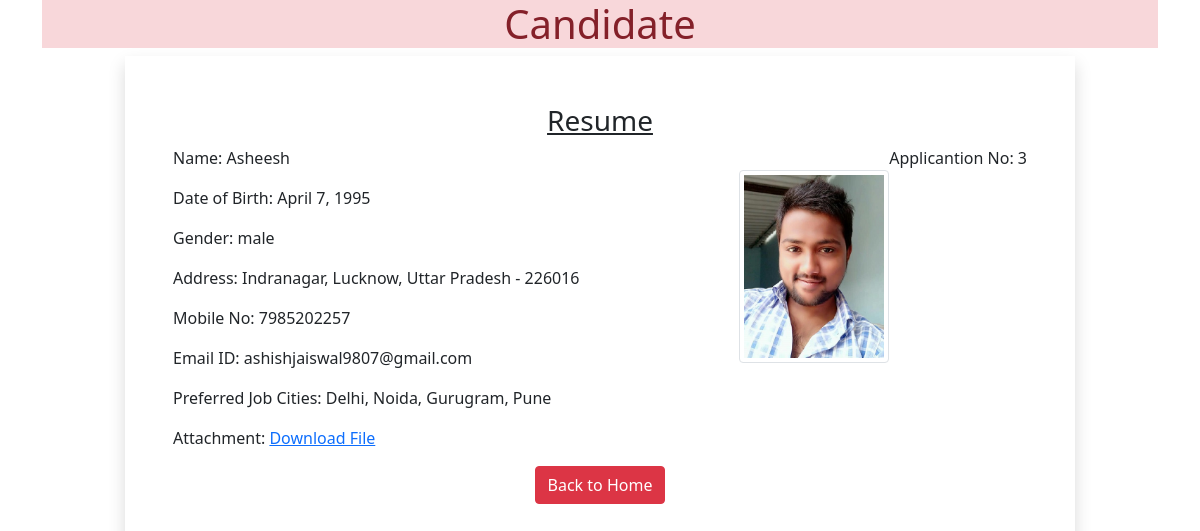
/candidate/3/, run on the app's committed database.
### mainApp/models.py (models this page shows, shortened)
class Resume(models.Model):
    name=models.CharField(max_length=100)
    dob=models.DateField(auto_now=False,auto_now_add=False)
    gender=models.CharField(max_length=100)
    locality=models.CharField(max_length=100)
    city=models.CharField(max_length=100)
    pin=models.PositiveIntegerField()
    state=models.CharField(choices=STATE_CHOICE ,max_length=100)
    mobile=models.PositiveIntegerField()
    email=models.EmailField()
    job_city=models.CharField(max_length=100)
    profile_image=models.ImageField(upload_to='profileimg',blank='True')
    my_file=models.FileField(upload_to='doc', blank=True)

### mainApp/views.py (the view)
# urls.py: path('candidate/<int:pk>/', views.CandidateView.as_view(),name='candidate')
class CandidateView(View):
    def get(self, request, pk):
        candidate = Resume.objects.get(pk=pk)
        return render(request, 'candidate.html',{'candidate':candidate})

### mainApp/templatetags/myfilter.py (called while the page is built)
@register.filter(name='remove_special')
def remove_chars(value, arg):
 for character in arg:
  value = value.replace(character, "")
 return value

### mainApp/templates/candidate.html (shortened to what this page needs)
<!DOCTYPE html>
{% load myfilter %}
<html lang="en">
<head>
    <link href="https://cdn.jsdelivr.net/npm/bootstrap@5.0.0-beta2/dist/css/bootstrap.min.css" rel="stylesheet"
>
    <link rel="stylesheet" href="//code.jquery.com/ui/1.12.1/themes/base/jquery-ui.css">
</head>
<body>
   <div class="container">
       <h1 class="alert-danger text-center">Candidate</h1>
       <div class="row">
           <div class="col-sm-10 shadow p-5 offset-sm-1">
               <h3 class="text-center"><u>Resume</u></h3>
               <p class="float-end">Applicantion No: {{candidate.id}}</p>
               <img src="{{candidate.profile_image.url}}" alt="" class="img-fluid img-thumbnail float-end mt-4" width="150" height="150">
              <p>Name: {{candidate.name}}</p>
              <p>Date of Birth: {{candidate.dob}}</p>
              <p>Gender: {{candidate.gender}}</p>
              <p>Address: {{candidate.locality}}, {{candidate.city}}, {{candidate.state}} - {{candidate.pin}}</p>
              <p>Mobile No: {{candidate.mobile}}</p>
              <p>Email ID: {{candidate.email}}</p>
              <p>Preferred Job Cities: {{candidate.job_city|remove_special:"[]'"}}</p>
              <p>Attachment: <a href="{{candidate.my_file.url}}">Download File</a></p>
              <div class="text-center">
                 <a href="/" class="btn btn-danger">Back to Home</a>
             </div>
           </div>
       </div>
   </div>
</body>
</html>

### data on the page
Resume: id "3", profile_image (picture), name "Asheesh", dob "April 7, 1995", gender "male", locality "Indranagar", city "Lucknow", state "Uttar Pradesh", pin "226016", mobile "7985202257", email "ashishjaiswal9807@gmail.com", job_city|remove_special "Delhi, Noida, Gurugram, Pune"
